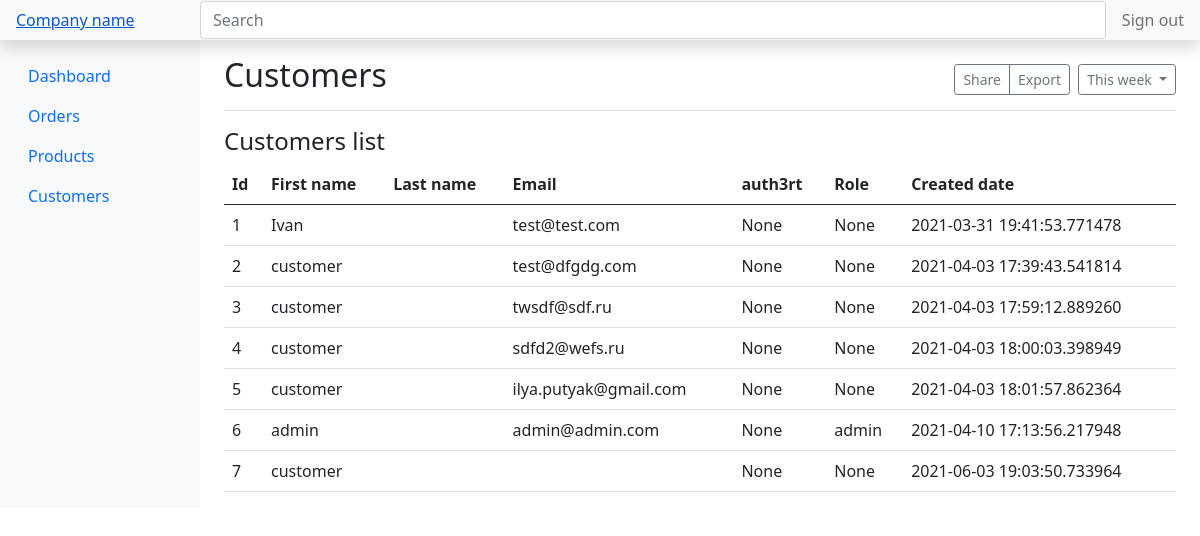
The page /admin/customers (signed in) on the database as committed earlier.
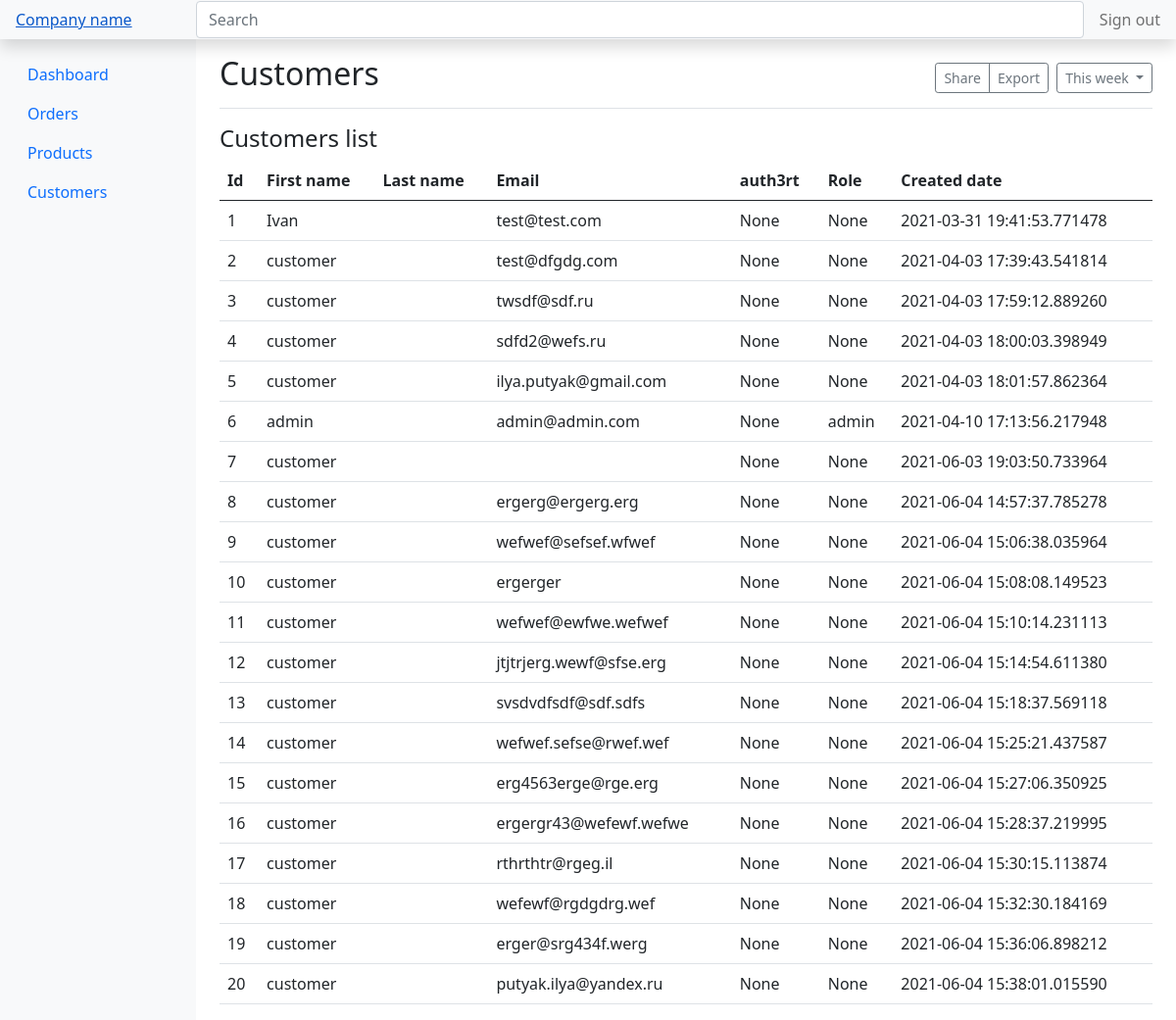
The same page on the database as committed later.
### app.py (models this page shows)
class Customer(db.Model):
    __tablename__ = 'customers'
    id = db.Column(db.Integer, primary_key=True)
    firstname = db.Column(db.String, nullable=False)
    lastname = db.Column(db.String, nullable=True)
    email = db.Column(db.String, nullable=False, unique=True)
    password = db.Column(db.String, nullable=True)
    auth3rt = db.Column(db.String, nullable=True)
    role = db.Column(db.String, nullable=True)
    cdate = db.Column(db.DateTime, default=datetime.datetime.utcnow)

### app.py (the view)
@app.route('/admin/customers')
def admin_customers():
    try:
        session['auth_admin']
        query_customers = Customer.query.all()
        customers = []
        for i in query_customers:
            customers.append(dict(id=i.id, firstname=i.firstname, email=i.email, password=i.password, auth3rt=i.auth3rt, role=i.role, cdate=i.cdate))
        return render_template('admin_customers.html', customers=customers)
    except:
        return render_template('admin_dashboard.html', memo='memo')

### templates/admin_customers.html (shortened to what this page needs)
<!doctype html>
<html lang="en">
<head>
    <link href="https://getbootstrap.com/docs/5.0/dist/css/bootstrap.min.css" rel="stylesheet"
>
    <link href="https://getbootstrap.com/docs/5.0/examples/dashboard/dashboard.css" rel="stylesheet">
</head>
<body>
<header class="navbar navbar-light sticky-top bg-light flex-md-nowrap p-0 shadow">
    <a class="navbar navbar-light sticky-top bg-light col-md-3 col-lg-2 me-0 px-3" href="#">Company name</a>
    <input class="form-control form-control-dark w-100" type="text" placeholder="Search" aria-label="Search">
    <ul class="navbar-nav px-3">
        <li class="nav-item text-nowrap">
            <a class="nav-link" href="/delete-admin-auth/">Sign out</a>
        </li>
    </ul>
</header>
<div class="container-fluid">
    <div class="row">
        <nav id="sidebarMenu" class="col-md-3 col-lg-2 d-md-block bg-light sidebar collapse">
            <div class="position-sticky pt-3">
                <ul class="nav flex-column">
                    <li class="nav-item">
                        <a class="nav-link" href="/admin/dashboard">
                            Dashboard
                        </a>
                    </li>
                    <li class="nav-item">
                        <a class="nav-link" href="/admin/orders">
                            Orders
                        </a>
                    </li>
                    <li class="nav-item">
                        <a class="nav-link" href="/admin/products">
                            Products
                        </a>
                    </li>
                    <li class="nav-item">
                        <a class="nav-link active" aria-current="page" href="/admin/customers">
                            Customers
                        </a>
                    </li>
                </ul>
            </div>
        </nav>
        <main class="col-md-9 ms-sm-auto col-lg-10 px-md-4">
            <div class="d-flex justify-content-between flex-wrap flex-md-nowrap align-items-center pt-3 pb-2 mb-3 border-bottom">
                <h1 class="h2">Customers</h1>
                <div class="btn-toolbar mb-2 mb-md-0">
                    <div class="btn-group me-2">
                        <button type="button" class="btn btn-sm btn-outline-secondary">Share</button>
                        <button type="button" class="btn btn-sm btn-outline-secondary">Export</button>
                    </div>
                    <button type="button" class="btn btn-sm btn-outline-secondary dropdown-toggle">
                        This week
                    </button>
                </div>
            </div>
            <h4>Customers list</h4>
            <div class="table-responsive">
                <table class="table table-hover">
                    <thead>
                    <tr>
                        <th>Id</th>
                        <th>First name</th>
                        <th>Last name</th>
                        <th>Email</th>
                        <th>auth3rt</th>
                        <th>Role</th>
                        <th>Created date</th>
                    </tr>
                    </thead>
                    <tbody>
                    {% for i in customers %}
                    <tr data-toggle="modal" data-target="#{{ i.id }}">
                        <td>{{ i.id }}</td>
                        <td>{{ i.firstname }}</td>
                        <td>{{ i.lastname }}</td>
                        <td>{{ i.email }}</td>
                        <td>{{ i.auth3rt }}</td>
                        <td>{{ i.role }}</td>
                        <td>{{ i.cdate }}</td>
                    </tr>
                    {% endfor %}
                    </tbody>
                </table>
            </div>
        </main>
    </div>
</div>
</body>
</html>

Rows that differ between the two databases and show on the page:
added Customer: id "8", firstname "customer", email "ergerg@ergerg.erg", auth3rt "None", role "None", cdate "2021-06-04 14:57:37.785278"
added Customer: id "9", firstname "customer", email "wefwef@sefsef.wfwef", auth3rt "None", role "None", cdate "2021-06-04 15:06:38.035964"
added Customer: id "10", firstname "customer", email "ergerger", auth3rt "None", role "None", cdate "2021-06-04 15:08:08.149523"
added Customer: id "11", firstname "customer", email "wefwef@ewfwe.wefwef", auth3rt "None", role "None", cdate "2021-06-04 15:10:14.231113"
added Customer: id "12", firstname "customer", email "jtjtrjerg.wewf@sfse.erg", auth3rt "None", role "None", cdate "2021-06-04 15:14:54.611380"
added Customer: id "13", firstname "customer", email "svsdvdfsdf@sdf.sdfs", auth3rt "None", role "None", cdate "2021-06-04 15:18:37.569118"
added Customer: id "14", firstname "customer", email "wefwef.sefse@rwef.wef", auth3rt "None", role "None", cdate "2021-06-04 15:25:21.437587"
added Customer: id "15", firstname "customer", email "erg4563erge@rge.erg", auth3rt "None", role "None", cdate "2021-06-04 15:27:06.350925"
added Customer: id "16", firstname "customer", email "ergergr43@wefewf.wefwe", auth3rt "None", role "None", cdate "2021-06-04 15:28:37.219995"
added Customer: id "17", firstname "customer", email "rthrthtr@rgeg.il", auth3rt "None", role "None", cdate "2021-06-04 15:30:15.113874"
added Customer: id "18", firstname "customer", email "wefewf@rgdgdrg.wef", auth3rt "None", role "None", cdate "2021-06-04 15:32:30.184169"
added Customer: id "19", firstname "customer", email "erger@srg434f.werg", auth3rt "None", role "None", cdate "2021-06-04 15:36:06.898212"
added Customer: id "20", firstname "customer", email "putyak.ilya@yandex.ru", auth3rt "None", role "None", cdate "2021-06-04 15:38:01.015590"
